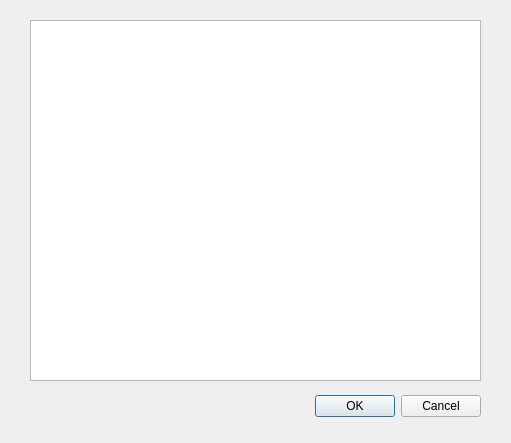
<?xml version="1.0" encoding="UTF-8"?>
<ui version="4.0">
 <class>CodeWindow</class>
 <widget class="QDialog" name="CodeWindow">
  <property name="geometry">
   <rect>
    <x>0</x>
    <y>0</y>
    <width>511</width>
    <height>443</height>
   </rect>
  </property>
  <property name="windowTitle">
   <string>Dialog</string>
  </property>
  <widget class="QDialogButtonBox" name="buttonBox">
   <property name="geometry">
    <rect>
     <x>140</x>
     <y>390</y>
     <width>341</width>
     <height>32</height>
    </rect>
   </property>
   <property name="orientation">
    <enum>Qt::Horizontal</enum>
   </property>
   <property name="standardButtons">
    <set>QDialogButtonBox::Cancel|QDialogButtonBox::Ok</set>
   </property>
  </widget>
  <widget class="QTextBrowser" name="Code_textBrowser">
   <property name="geometry">
    <rect>
     <x>30</x>
     <y>20</y>
     <width>451</width>
     <height>361</height>
    </rect>
   </property>
  </widget>
 </widget>
 <resources/>
 <connections>
  <connection>
   <sender>buttonBox</sender>
   <signal>accepted()</signal>
   <receiver>CodeWindow</receiver>
   <slot>accept()</slot>
   <hints>
    <hint type="sourcelabel">
     <x>248</x>
     <y>254</y>
    </hint>
    <hint type="destinationlabel">
     <x>157</x>
     <y>274</y>
    </hint>
   </hints>
  </connection>
  <connection>
   <sender>buttonBox</sender>
   <signal>rejected()</signal>
   <receiver>CodeWindow</receiver>
   <slot>reject()</slot>
   <hints>
    <hint type="sourcelabel">
     <x>316</x>
     <y>260</y>
    </hint>
    <hint type="destinationlabel">
     <x>286</x>
     <y>274</y>
    </hint>
   </hints>
  </connection>
 </connections>
</ui>
